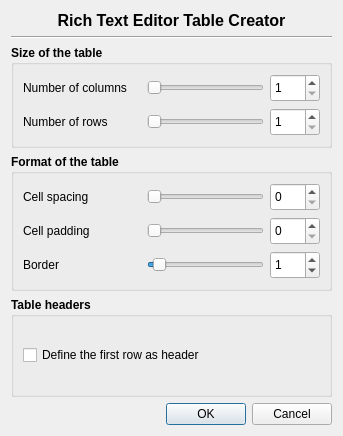
<?xml version="1.0" encoding="UTF-8"?>
<ui version="4.0">
 <class>Editor::Internal::TableDialog</class>
 <widget class="QDialog" name="Editor::Internal::TableDialog">
  <property name="geometry">
   <rect>
    <x>0</x>
    <y>0</y>
    <width>343</width>
    <height>436</height>
   </rect>
  </property>
  <property name="sizePolicy">
   <sizepolicy hsizetype="Fixed" vsizetype="Fixed">
    <horstretch>0</horstretch>
    <verstretch>0</verstretch>
   </sizepolicy>
  </property>
  <property name="contextMenuPolicy">
   <enum>Qt::NoContextMenu</enum>
  </property>
  <property name="windowTitle">
   <string>Table creation</string>
  </property>
  <layout class="QGridLayout" name="gridLayout_3">
   <item row="0" column="0">
    <widget class="QLabel" name="label">
     <property name="sizePolicy">
      <sizepolicy hsizetype="Preferred" vsizetype="Fixed">
       <horstretch>0</horstretch>
       <verstretch>0</verstretch>
      </sizepolicy>
     </property>
     <property name="font">
      <font>
       <pointsize>12</pointsize>
       <weight>75</weight>
       <bold>true</bold>
      </font>
     </property>
     <property name="text">
      <string>Rich Text Editor Table Creator</string>
     </property>
     <property name="alignment">
      <set>Qt::AlignCenter</set>
     </property>
    </widget>
   </item>
   <item row="1" column="0">
    <widget class="Line" name="line">
     <property name="orientation">
      <enum>Qt::Horizontal</enum>
     </property>
    </widget>
   </item>
   <item row="2" column="0">
    <widget class="QGroupBox" name="groupBox">
     <property name="font">
      <font>
       <weight>75</weight>
       <bold>true</bold>
      </font>
     </property>
     <property name="title">
      <string>Size of the table</string>
     </property>
     <layout class="QGridLayout" name="gridLayout">
      <item row="0" column="0">
       <widget class="QLabel" name="label_2">
        <property name="sizePolicy">
         <sizepolicy hsizetype="Expanding" vsizetype="Fixed">
          <horstretch>0</horstretch>
          <verstretch>0</verstretch>
         </sizepolicy>
        </property>
        <property name="font">
         <font>
          <weight>50</weight>
          <bold>false</bold>
         </font>
        </property>
        <property name="text">
         <string>Number of columns</string>
        </property>
       </widget>
      </item>
      <item row="0" column="1">
       <widget class="QSlider" name="colSlider">
        <property name="minimum">
         <number>1</number>
        </property>
        <property name="maximum">
         <number>20</number>
        </property>
        <property name="orientation">
         <enum>Qt::Horizontal</enum>
        </property>
       </widget>
      </item>
      <item row="0" column="2">
       <widget class="QSpinBox" name="colSpin">
        <property name="sizePolicy">
         <sizepolicy hsizetype="Minimum" vsizetype="Minimum">
          <horstretch>0</horstretch>
          <verstretch>0</verstretch>
         </sizepolicy>
        </property>
        <property name="minimumSize">
         <size>
          <width>50</width>
          <height>28</height>
         </size>
        </property>
        <property name="font">
         <font>
          <weight>50</weight>
          <bold>false</bold>
         </font>
        </property>
        <property name="minimum">
         <number>1</number>
        </property>
        <property name="maximum">
         <number>20</number>
        </property>
       </widget>
      </item>
      <item row="1" column="0">
       <widget class="QLabel" name="label_3">
        <property name="sizePolicy">
         <sizepolicy hsizetype="Expanding" vsizetype="Fixed">
          <horstretch>0</horstretch>
          <verstretch>0</verstretch>
         </sizepolicy>
        </property>
        <property name="font">
         <font>
          <weight>50</weight>
          <bold>false</bold>
         </font>
        </property>
        <property name="text">
         <string>Number of rows</string>
        </property>
       </widget>
      </item>
      <item row="1" column="1">
       <widget class="QSlider" name="rowSlider">
        <property name="minimum">
         <number>1</number>
        </property>
        <property name="maximum">
         <number>20</number>
        </property>
        <property name="orientation">
         <enum>Qt::Horizontal</enum>
        </property>
       </widget>
      </item>
      <item row="1" column="2">
       <widget class="QSpinBox" name="rowSpin">
        <property name="sizePolicy">
         <sizepolicy hsizetype="Minimum" vsizetype="Minimum">
          <horstretch>0</horstretch>
          <verstretch>0</verstretch>
         </sizepolicy>
        </property>
        <property name="minimumSize">
         <size>
          <width>50</width>
          <height>28</height>
         </size>
        </property>
        <property name="font">
         <font>
          <weight>50</weight>
          <bold>false</bold>
         </font>
        </property>
        <property name="minimum">
         <number>1</number>
        </property>
        <property name="maximum">
         <number>20</number>
        </property>
       </widget>
      </item>
     </layout>
    </widget>
   </item>
   <item row="3" column="0">
    <widget class="QGroupBox" name="groupBox_2">
     <property name="font">
      <font>
       <weight>75</weight>
       <bold>true</bold>
      </font>
     </property>
     <property name="title">
      <string>Format of the table</string>
     </property>
     <layout class="QGridLayout" name="gridLayout_2">
      <item row="0" column="0">
       <widget class="QLabel" name="label_4">
        <property name="sizePolicy">
         <sizepolicy hsizetype="Expanding" vsizetype="Fixed">
          <horstretch>0</horstretch>
          <verstretch>0</verstretch>
         </sizepolicy>
        </property>
        <property name="font">
         <font>
          <weight>50</weight>
          <bold>false</bold>
         </font>
        </property>
        <property name="text">
         <string>Cell spacing</string>
        </property>
       </widget>
      </item>
      <item row="0" column="1">
       <widget class="QSlider" name="cellSpacingSlider">
        <property name="maximum">
         <number>20</number>
        </property>
        <property name="orientation">
         <enum>Qt::Horizontal</enum>
        </property>
       </widget>
      </item>
      <item row="0" column="2">
       <widget class="QSpinBox" name="cellSpacingSpin">
        <property name="sizePolicy">
         <sizepolicy hsizetype="Minimum" vsizetype="Minimum">
          <horstretch>0</horstretch>
          <verstretch>0</verstretch>
         </sizepolicy>
        </property>
        <property name="minimumSize">
         <size>
          <width>50</width>
          <height>28</height>
         </size>
        </property>
        <property name="font">
         <font>
          <weight>50</weight>
          <bold>false</bold>
         </font>
        </property>
        <property name="maximum">
         <number>20</number>
        </property>
       </widget>
      </item>
      <item row="1" column="0">
       <widget class="QLabel" name="label_5">
        <property name="sizePolicy">
         <sizepolicy hsizetype="Expanding" vsizetype="Fixed">
          <horstretch>0</horstretch>
          <verstretch>0</verstretch>
         </sizepolicy>
        </property>
        <property name="font">
         <font>
          <weight>50</weight>
          <bold>false</bold>
         </font>
        </property>
        <property name="text">
         <string>Cell padding</string>
        </property>
       </widget>
      </item>
      <item row="1" column="1">
       <widget class="QSlider" name="cellPaddingSlider">
        <property name="maximum">
         <number>20</number>
        </property>
        <property name="orientation">
         <enum>Qt::Horizontal</enum>
        </property>
       </widget>
      </item>
      <item row="1" column="2">
       <widget class="QSpinBox" name="cellPaddingSpin">
        <property name="sizePolicy">
         <sizepolicy hsizetype="Minimum" vsizetype="Minimum">
          <horstretch>0</horstretch>
          <verstretch>0</verstretch>
         </sizepolicy>
        </property>
        <property name="minimumSize">
         <size>
          <width>50</width>
          <height>28</height>
         </size>
        </property>
        <property name="font">
         <font>
          <weight>50</weight>
          <bold>false</bold>
         </font>
        </property>
        <property name="maximum">
         <number>20</number>
        </property>
       </widget>
      </item>
      <item row="2" column="0">
       <widget class="QLabel" name="label_6">
        <property name="sizePolicy">
         <sizepolicy hsizetype="Expanding" vsizetype="Fixed">
          <horstretch>0</horstretch>
          <verstretch>0</verstretch>
         </sizepolicy>
        </property>
        <property name="font">
         <font>
          <weight>50</weight>
          <bold>false</bold>
         </font>
        </property>
        <property name="text">
         <string>Border</string>
        </property>
       </widget>
      </item>
      <item row="2" column="1">
       <widget class="QSlider" name="borderSlider">
        <property name="maximum">
         <number>20</number>
        </property>
        <property name="value">
         <number>1</number>
        </property>
        <property name="orientation">
         <enum>Qt::Horizontal</enum>
        </property>
       </widget>
      </item>
      <item row="2" column="2">
       <widget class="QSpinBox" name="borderSpin">
        <property name="sizePolicy">
         <sizepolicy hsizetype="Minimum" vsizetype="Minimum">
          <horstretch>0</horstretch>
          <verstretch>0</verstretch>
         </sizepolicy>
        </property>
        <property name="minimumSize">
         <size>
          <width>50</width>
          <height>28</height>
         </size>
        </property>
        <property name="font">
         <font>
          <weight>50</weight>
          <bold>false</bold>
         </font>
        </property>
        <property name="maximum">
         <number>20</number>
        </property>
        <property name="value">
         <number>1</number>
        </property>
       </widget>
      </item>
     </layout>
    </widget>
   </item>
   <item row="4" column="0">
    <widget class="QGroupBox" name="groupBox_3">
     <property name="font">
      <font>
       <weight>75</weight>
       <bold>true</bold>
      </font>
     </property>
     <property name="title">
      <string>Table headers</string>
     </property>
     <layout class="QGridLayout" name="gridLayout_4">
      <item row="0" column="0">
       <widget class="QCheckBox" name="header">
        <property name="font">
         <font>
          <weight>50</weight>
          <bold>false</bold>
         </font>
        </property>
        <property name="toolTip">
         <string>You can define the first row as header. The table header row get repeated when a table is broken across a page boundary.</string>
        </property>
        <property name="text">
         <string>Define the first row as header</string>
        </property>
       </widget>
      </item>
     </layout>
    </widget>
   </item>
   <item row="5" column="0">
    <widget class="QDialogButtonBox" name="buttonBox">
     <property name="orientation">
      <enum>Qt::Horizontal</enum>
     </property>
     <property name="standardButtons">
      <set>QDialogButtonBox::Cancel|QDialogButtonBox::Ok</set>
     </property>
    </widget>
   </item>
  </layout>
 </widget>
 <resources/>
 <connections>
  <connection>
   <sender>buttonBox</sender>
   <signal>accepted()</signal>
   <receiver>Editor::Internal::TableDialog</receiver>
   <slot>accept()</slot>
   <hints>
    <hint type="sourcelabel">
     <x>228</x>
     <y>464</y>
    </hint>
    <hint type="destinationlabel">
     <x>157</x>
     <y>274</y>
    </hint>
   </hints>
  </connection>
  <connection>
   <sender>buttonBox</sender>
   <signal>rejected()</signal>
   <receiver>Editor::Internal::TableDialog</receiver>
   <slot>reject()</slot>
   <hints>
    <hint type="sourcelabel">
     <x>296</x>
     <y>470</y>
    </hint>
    <hint type="destinationlabel">
     <x>286</x>
     <y>274</y>
    </hint>
   </hints>
  </connection>
  <connection>
   <sender>colSlider</sender>
   <signal>valueChanged(int)</signal>
   <receiver>colSpin</receiver>
   <slot>setValue(int)</slot>
   <hints>
    <hint type="sourcelabel">
     <x>236</x>
     <y>143</y>
    </hint>
    <hint type="destinationlabel">
     <x>286</x>
     <y>144</y>
    </hint>
   </hints>
  </connection>
  <connection>
   <sender>rowSlider</sender>
   <signal>valueChanged(int)</signal>
   <receiver>rowSpin</receiver>
   <slot>setValue(int)</slot>
   <hints>
    <hint type="sourcelabel">
     <x>236</x>
     <y>176</y>
    </hint>
    <hint type="destinationlabel">
     <x>254</x>
     <y>177</y>
    </hint>
   </hints>
  </connection>
  <connection>
   <sender>colSpin</sender>
   <signal>valueChanged(int)</signal>
   <receiver>colSlider</receiver>
   <slot>setValue(int)</slot>
   <hints>
    <hint type="sourcelabel">
     <x>251</x>
     <y>129</y>
    </hint>
    <hint type="destinationlabel">
     <x>178</x>
     <y>141</y>
    </hint>
   </hints>
  </connection>
  <connection>
   <sender>rowSpin</sender>
   <signal>valueChanged(int)</signal>
   <receiver>rowSlider</receiver>
   <slot>setValue(int)</slot>
   <hints>
    <hint type="sourcelabel">
     <x>254</x>
     <y>188</y>
    </hint>
    <hint type="destinationlabel">
     <x>181</x>
     <y>180</y>
    </hint>
   </hints>
  </connection>
  <connection>
   <sender>cellSpacingSlider</sender>
   <signal>valueChanged(int)</signal>
   <receiver>cellSpacingSpin</receiver>
   <slot>setValue(int)</slot>
   <hints>
    <hint type="sourcelabel">
     <x>235</x>
     <y>268</y>
    </hint>
    <hint type="destinationlabel">
     <x>402</x>
     <y>275</y>
    </hint>
   </hints>
  </connection>
  <connection>
   <sender>cellSpacingSpin</sender>
   <signal>valueChanged(int)</signal>
   <receiver>cellSpacingSlider</receiver>
   <slot>setValue(int)</slot>
   <hints>
    <hint type="sourcelabel">
     <x>396</x>
     <y>263</y>
    </hint>
    <hint type="destinationlabel">
     <x>197</x>
     <y>266</y>
    </hint>
   </hints>
  </connection>
  <connection>
   <sender>cellPaddingSlider</sender>
   <signal>valueChanged(int)</signal>
   <receiver>cellPaddingSpin</receiver>
   <slot>setValue(int)</slot>
   <hints>
    <hint type="sourcelabel">
     <x>283</x>
     <y>308</y>
    </hint>
    <hint type="destinationlabel">
     <x>403</x>
     <y>308</y>
    </hint>
   </hints>
  </connection>
  <connection>
   <sender>borderSlider</sender>
   <signal>valueChanged(int)</signal>
   <receiver>borderSpin</receiver>
   <slot>setValue(int)</slot>
   <hints>
    <hint type="sourcelabel">
     <x>296</x>
     <y>349</y>
    </hint>
    <hint type="destinationlabel">
     <x>398</x>
     <y>353</y>
    </hint>
   </hints>
  </connection>
  <connection>
   <sender>borderSpin</sender>
   <signal>valueChanged(int)</signal>
   <receiver>borderSlider</receiver>
   <slot>setValue(int)</slot>
   <hints>
    <hint type="sourcelabel">
     <x>384</x>
     <y>363</y>
    </hint>
    <hint type="destinationlabel">
     <x>229</x>
     <y>343</y>
    </hint>
   </hints>
  </connection>
  <connection>
   <sender>cellPaddingSpin</sender>
   <signal>valueChanged(int)</signal>
   <receiver>cellPaddingSlider</receiver>
   <slot>setValue(int)</slot>
   <hints>
    <hint type="sourcelabel">
     <x>411</x>
     <y>320</y>
    </hint>
    <hint type="destinationlabel">
     <x>206</x>
     <y>306</y>
    </hint>
   </hints>
  </connection>
 </connections>
</ui>
